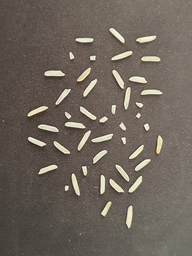
#> input picture ass1/rice_img1.png, 192 x 256 px, shrunk from 600 x 800 before the run
$ python Assignment1.py --min_area 100 --input_filename rice_img1.png
#> lines starting #> are read from the running program, lines starting #| are printed output that depends on the picture; after the words box and inside, x2 and y2 are one past the last pixel; in counts of white or black regions, pixels touching at a corner belong together
# -*- coding: utf-8 -*-
"""
Created on Tue Sep 15 23:05:46 2020

@author:
"""

#......IMPORT .........
import argparse
import cv2
import numpy as np
import matplotlib.pyplot as plt
import random
import copy


def task1(img):
    e = 0.001
    t = random.randint(0, 255)
    # t = 30
    time = 0
    t_l = []
    time_l = []
    while True:
        t_l.append(t)
        time_l.append(time)
        bi = img >= t
        bi_inv = img < t
        fore_pix = np.sum(bi)
        back_pix = np.sum(bi_inv)
        if fore_pix == 0:
            break
        if back_pix == 0:
            continue
        w0 = fore_pix / img.size
        u0 = np.sum(img * bi) / fore_pix
        w1 = back_pix / img.size
        u1 = np.sum(img * bi_inv) / back_pix
        if abs(t - (u0 + u1) / 2) <= e:
            break
        else:
            t = (u0 + u1) / 2
        time = time + 1
    # [4 lines of commented-out code are left out]
    for i in range(img.shape[0]):
        for j in range(img.shape[1]):
            if img[i][j] >= t:
                img[i][j] = 0
            else:
                img[i][j] = 255
    # ret,thresh = cv2.threshold(img,t,255,cv2.THRESH_BINARY)
    return img, t, time_l, t_l


def task2(img):
    new_img = []
    for i in range(img.shape[0] + 4):
        new_img.append([])
        for j in range(img.shape[1] + 4):
            new_img[i].append(255)
    new_img = np.array(new_img, dtype=np.uint8)
    for i in range(img.shape[0]):
        for j in range(img.shape[1]):
            new_img[i + 2][j + 2] = img[i][j]
    # for i in range(3,10,2)
    # median filter
    c = copy.copy(new_img)
    for i in range(2, new_img.shape[0] - 2):
        for j in range(2, new_img.shape[1] - 2):
            a = sorted([c[i - 2][j - 2], c[i - 2][j - 1], c[i - 2][j], c[i - 2][j + 1], c[i - 2][j + 2],
                        c[i - 1][j - 2], c[i - 1][j - 1], c[i - 1][j], c[i - 1][j + 1], c[i - 1][j + 2],
                        c[i][j - 2], c[i][j - 1], c[i][j], c[i][j + 1], c[i][j + 2],
                        c[i + 1][j - 2], c[i + 1][j - 1], c[i + 1][j], c[i + 1][j + 1], c[i + 1][j + 2],
                        c[i + 2][j - 2], c[i + 2][j - 1], c[i + 2][j], c[i + 2][j + 1], c[i + 2][j + 2]])
            new_img[i][j] = a[12]

    # First pass
    img_c = copy.copy(new_img)
    t = 1
    d = {}
    d[t] = t
    for i in range(1, img_c.shape[0] - 1):
        for j in range(1, img_c.shape[1] - 1):
            # [4 lines of commented-out code are left out]
            if img_c[i][j] < 255:
                if img_c[i - 1][j - 1] < 255 or img_c[i - 1][j] < 255 or img_c[i - 1][j + 1] < 255 or img_c[i][j - 1] < 255:
                    a = [img_c[i - 1][j - 1], img_c[i - 1][j], img_c[i - 1][j + 1], img_c[i][j - 1]]
                    a = [k for k in a if k < 255]
                    img_c[i][j] = min(a)
                else:
                    img_c[i][j] = t
                    t = t + 1
                    d[t] = t
    for i in range(1, img_c.shape[0] - 1):
        for j in range(1, img_c.shape[1] - 1):
            if img_c[i][j] < 255:
                a = [img_c[i - 1][j - 1], img_c[i - 1][j], img_c[i - 1][j + 1],
                     img_c[i][j - 1], img_c[i][j], img_c[i][j + 1],
                     img_c[i + 1][j - 1], img_c[i + 1][j], img_c[i + 1][j + 1], d[img_c[i][j]]]
                d[img_c[i][j]] = min([k for k in a if k < 255])
    new_d = dict()
    for keys, values in d.items():
        new_d[values] = []
    for keys, values in d.items():
        new_d[values].append(keys)
    key = sorted(new_d.keys())
    key.reverse()
    for i in key:
        for j in new_d[i]:
            if j != i and j in new_d.keys():
                new_d[i].extend(new_d.pop(j))
    new_d.pop(sorted(new_d.keys())[-1])

    nums = len(new_d)

    return new_img, nums, new_d, img_c


def task3(new_d,img_c,min_area):
    dd = dict()
    l = len(new_d)
    for key,value in new_d.items():
        dd[key] = 0
        for i in value:
            dd[key] += np.sum(img_c==i)
    s = []
    ll = []
    for key,value in dd.items():
        if dd[key] >= min_area:
            s.append(key)
    for i in s:
        ll.extend(new_d[i])
    for i in range(img_c.shape[0]):
        for j in range(img_c.shape[1]):
            if img_c[i][j] in ll:
                img_c[i][j] = 0
            else:
                img_c[i][j] = 255
    re = round((l-len(s))/l,4)
    return re,img_c


my_parser = argparse.ArgumentParser()
my_parser.add_argument('-o','--OP_folder', type=str,help='Output folder name', default = 'OUTPUT')
my_parser.add_argument('-m','--min_area', type=int,action='store', required = True, help='Minimum pixel area to be occupied, to be considered a whole rice kernel')
my_parser.add_argument('-f','--input_filename', type=str,action='store', required = True, help='Filename of image ')
# Execute parse_args()
args = my_parser.parse_args()

output = args.OP_folder
m_area = args.min_area
input = args.input_filename

img = cv2.imread(input,0)
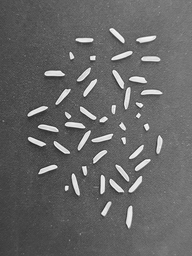
#> img: shape (256, 192); min 36, max 253, mean 101.6
input = input.replace('.png','')
img,threshold,x,y = task1(img)
#> the loop in task1, `while True:` made 4 passes
#> (fore_pix, back_pix, w0, u0, w1, u1, t) on passes 1 to 3: (2606, 46546, 0.053, 224.3, 0.947, 94.74, 159.5), (2974, 46178, 0.0605, 218.6, 0.939, 94.08, 156.3), (2996, 46156, 0.061, 218.1, 0.939, 94.05, 156.1)
#> (fore_pix, back_pix, w0, u0, w1, u1) on pass 4: (2996, 46156, 0.061, 218.1, 0.939, 94.05)
#> pass 1, in task1, `bi = img >= t`:
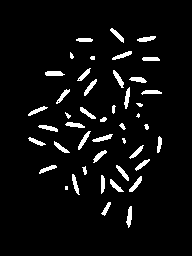
#> bi: shape (256, 192) bool; 5.3% white; 45 white regions (6 under 20 px), largest, box (x1, y1, x2, y2) and area: (45, 71, 65, 76) 86, (126, 206, 132, 228) 83, (92, 134, 113, 142) 80
#> pass 2, in task1, `bi = img >= t`:
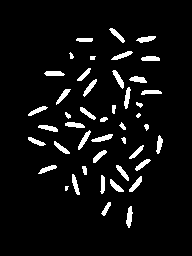
#> bi: shape (256, 192) bool; 6.1% white; 45 white regions (2 under 20 px), largest, box (x1, y1, x2, y2) and area: (126, 206, 133, 228) 96, (112, 70, 124, 89) 93, (91, 134, 113, 142) 93
#> after the loop in task1, `while True:`: t_l = [197, 159.5, 156.3, 156.1]; time = 3; time_l = [0, 1, 2, 3]
#> threshold = 156.1; x = [0, 1, 2, 3]; y = [197, 159.5, 156.3, 156.1]
Threshold = 'Threshold' + ' = ' + str(round(threshold,2))
#> Threshold = 'Threshold = 156.1'
o0 = output+'/'+input+'_Task1(1).png'
o1 = output+'/'+input+'_Task1(2).png'
o11 = input+'_Task1(2).png'

#plt.subplot(121)
plt.figure(figsize = (12,8))
plt.xlabel('x axis Iteration')
plt.ylabel('y axis Threshold')
plt.plot(x, y)
plt.xticks(range(len(x)))
#for i in y:
plt.plot(x,y,marker='o')
for xy in zip(x,y):
    plt.annotate('%.2f'%xy[1],xy=xy,xytext=(-10, 10),textcoords='offset points ')
#> this loop made 4 passes
#> xy on passes 1 to 4: (0, 197), (1, 159.5), (2, 156.3), (3, 156.1)
#plt.savefig(o0)
plt.savefig(o0)
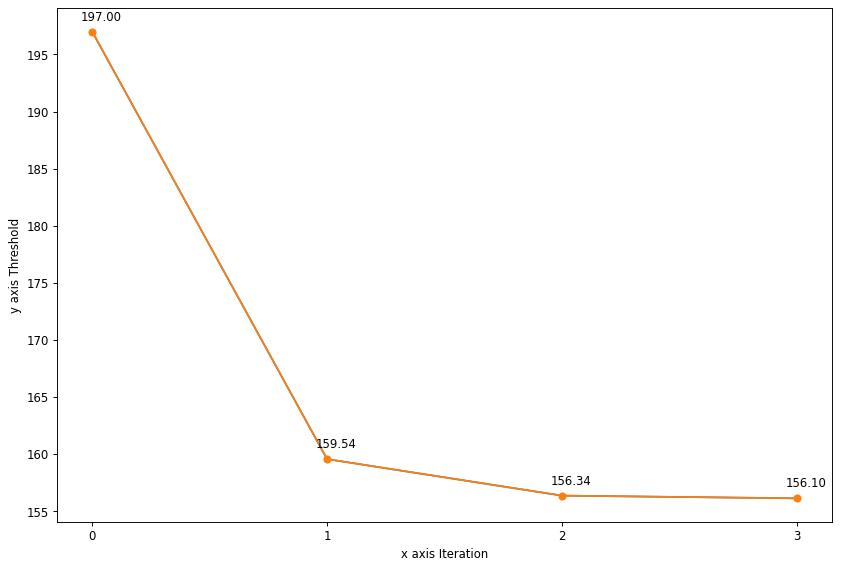
#> figure drawn by matplotlib, 1 panel
plt.show()


#plt.subplot(122)
plt.imshow(img,cmap = 'gray')
plt.title(Threshold,fontsize=10)
plt.xlabel(o11)
plt.ylabel('')
plt.xticks([])
plt.yticks([])
plt.savefig(o1)


#cv2.imwrite(o,img)
#filtered_image,nums = task(img)
img,nums,d,img_c = task2(img)
#> after the loop in task2, `for i in range(img.shape[0]):`:
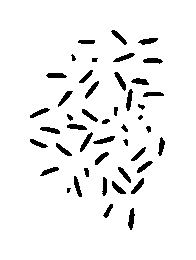
#> new_img: shape (260, 196); 94.1% white; 45 black regions (2 under 20 px), largest, box (x1, y1, x2, y2) and area: (128, 208, 135, 230) 96, (114, 72, 126, 91) 93, (93, 136, 115, 144) 93
#> after the loop in task2, `for i in range(2, new_img.shape[0] - 2):`:
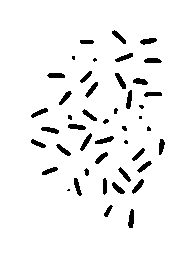
#> new_img: shape (260, 196); 94.9% white; 45 black regions (9 under 20 px), largest, box (x1, y1, x2, y2) and area: (128, 209, 134, 228) 86, (115, 73, 126, 89) 84, (95, 136, 114, 144) 84
#> after the loop in task2, `for i in range(1, img_c.shape[0] - 1):`:
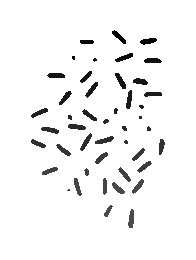
#> img_c: shape (260, 196); 5.09% of pixels changed, all inside (x1, y1, x2, y2) = (31, 30, 165, 228)
#> after the loop in task2, `for i in range(1, img_c.shape[0] - 1):`: d = 76 items; t = 76
#> the loop in task2, `for keys, values in d.items():` made 76 passes
#> values on passes 1 to 12: 1, 1, 3, 3, 5, 4, 7, 7, 7, 10, 9, 11
#> after the loop in task2, `for keys, values in d.items():`: new_d = 59 items
#> in task2, `key = sorted(new_d.keys())`: key = 59 values from 1 to 76
#> the loop in task2, `for i in key:` made 59 passes
#> i on passes 1 to 12: 76, 75, 74, 73, 72, 71, 70, 69, 66, 65, 64, 63
#> after the loop in task2, `for i in key:`: new_d = 46 items
#> in task2, `nums = len(new_d)`: nums = 45
#> nums = 45; d = 45 items
num = 'Number of rice kernals' + ' = ' + str(nums)
#> num = 'Number of rice kernals = 45'
o2 = output + '/' + input + '_Task2.png'
o21 = input + '_Task2.png'

plt.imshow(img,cmap = 'gray')
plt.title(num,fontsize=10)
plt.xlabel(o21)
plt.ylabel('')
plt.xticks([])
plt.yticks([])
plt.savefig(o2)

re,img = task3(d,img_c,m_area)
#> in task3, `l = len(new_d)`: l = 45
#> the loop in task3, `for key,value in new_d.items():` made 45 passes
#> (key, value) on passes 1 to 12: (1, [1, 2]), (3, [3, 4, 6]), (5, [5]), (7, [7, 8, 9, 11, 12, 14, 16]), (10, [10]), (13, [13]), (15, [15, 17]), (18, [18]), (19, [19]), (20, [20]), (21, [21, 22]), (23, [23])
#> after the loop in task3, `for key,value in new_d.items():`: dd = 45 items
#> the loop in task3, `for key,value in dd.items():` made 45 passes
#> (key, value) on passes 1 to 12: (1, 77), (3, 79), (5, 53), (7, 78), (10, 11), (13, 11), (15, 77), (18, 60), (19, 80), (20, 84), (21, 74), (23, 78)
#> after the loop in task3, `for key,value in dd.items():`: s = []
#> in task3, `re = round((l-len(s))/l,4)`: re = 1
#> re = 1
per = 'Percentage of damaged rice kernels' + ' = ' + str(re)
#> per = 'Percentage of damaged rice kernels = 1.0'
o3 = output + '/' + input + '_Task3.png'
o31 = input + '_Task3.png'

plt.imshow(img,cmap = 'gray')
plt.title(per,fontsize=10)
plt.xlabel(o31)
plt.ylabel('')
plt.xticks([])
plt.yticks([])
plt.savefig(o3)
